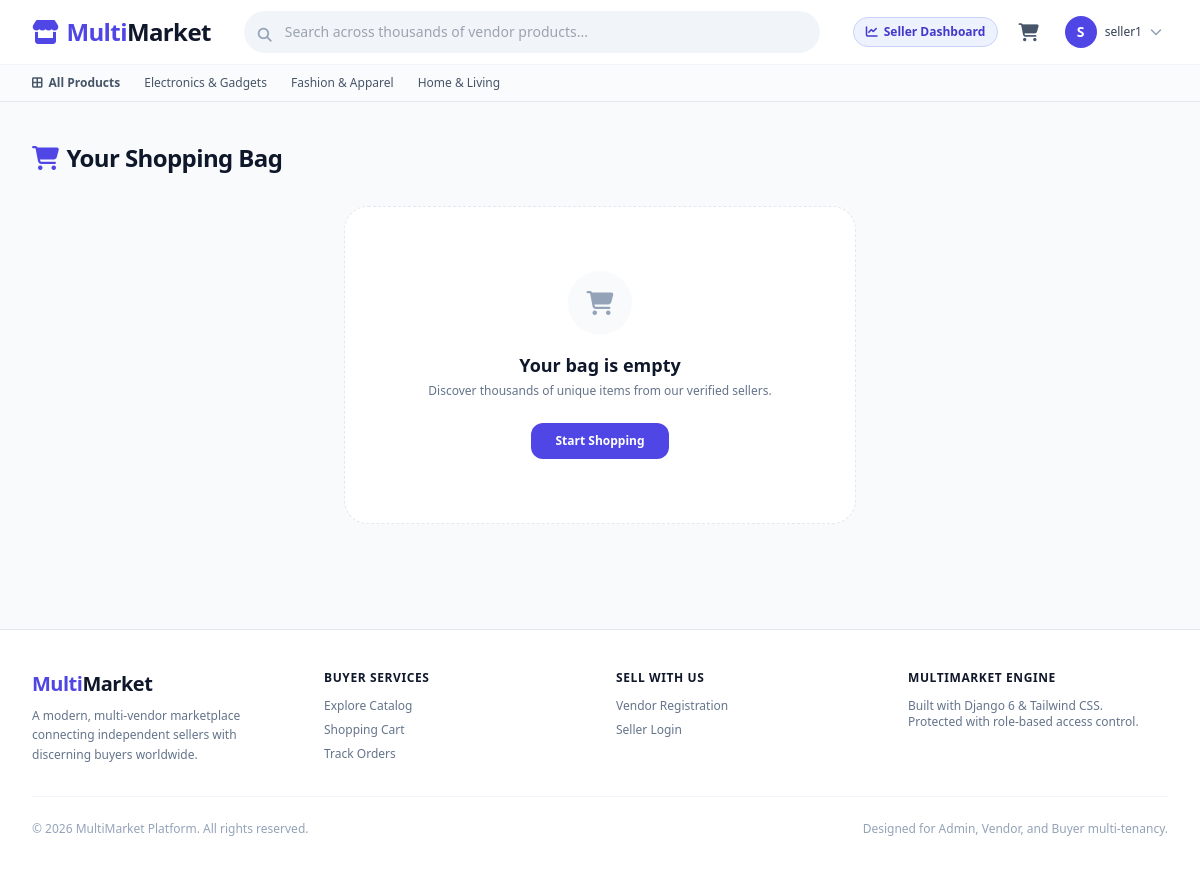
The page /orders/cart/ (signed in) on the database its author committed.
### accounts/models.py (models this page shows, shortened)
class User(AbstractUser):
    is_buyer = models.BooleanField(default=True)
    is_vendor = models.BooleanField(default=False)
    phone_number = models.CharField(max_length=20, blank=True, null=True)
    avatar = models.ImageField(upload_to='avatars/', blank=True, null=True)

### products/models.py (models this page shows, shortened)
class Category(models.Model):
  name = models.CharField(max_length=100)
  slug = models.SlugField(max_length=120, unique=True, blank=True)
  icon = models.CharField(
      max_length=50, blank=True, help_text='Icon name or CSS class'
  )
  parent = models.ForeignKey(
      'self',
      null=True,
      blank=True,
      on_delete=models.CASCADE,
      related_name='subcategories',
  )
  class Meta:
    verbose_name_plural = 'Categories'
    ordering = ['name']

### orders/views.py (the view)
# urls.py: path('cart/', views.cart_view, name='cart_view'),
def cart_view(request):
  cart = get_or_create_cart(request)
  items = cart.items.select_related('product__vendor').all()
  vendor_groups = {}
  for item in items:
    vendor = item.product.vendor
    if vendor not in vendor_groups:
      vendor_groups[vendor] = []
    vendor_groups[vendor].append(item)
  return render(
      request,
      'orders/cart.html',
      {
          'cart': cart,
          'items': items,
          'vendor_groups': vendor_groups,
      },
  )

### templates/orders/cart.html (shortened to what this page needs)
{% extends 'base.html' %}
{% block content %}
<div class="max-w-7xl mx-auto px-4 sm:px-6 lg:px-8 py-10">
    <h1 class="text-2xl font-bold tracking-tight text-slate-900 mb-8 flex items-center gap-2">
        <i class="fa-solid fa-cart-shopping text-brand-600"></i> Your Shopping Bag
    </h1>
    {% if items %}
    <div class="grid grid-cols-1 lg:grid-cols-3 gap-10">
        <div class="lg:col-span-2 space-y-6">
            {% for vendor, vendor_items in vendor_groups.items %}
            <div class="bg-white rounded-2xl border border-slate-200 shadow-xs overflow-hidden">
                <div class="bg-slate-50 px-5 py-3 border-b border-slate-200 flex items-center justify-between text-xs">
                    <div class="flex items-center gap-2 font-bold text-slate-800">
                        <i class="fa-solid fa-shop text-brand-600"></i>
                        <span>Package from {{ vendor.store_name }}</span>
                    </div>
                    <span class="text-slate-400">{{ vendor_items|length }} item{{ vendor_items|length|pluralize }}</span>
                </div>
                <div class="divide-y divide-slate-100 p-5 space-y-4">
                    {% for item in vendor_items %}
                    <div class="flex flex-col sm:flex-row sm:items-center justify-between gap-4 pt-3 first:pt-0">
                        <div class="flex items-center gap-4">
                            <div class="w-16 h-16 rounded-xl bg-slate-100 overflow-hidden shrink-0 border border-slate-100">
                                {% if item.product.primary_image %}
                                <img src="{{ item.product.primary_image.url }}" alt="{{ item.product.title }}" class="w-full h-full object-cover">
                                {% else %}
                                <div class="w-full h-full flex items-center justify-center text-slate-300">
                                    <i class="fa-regular fa-image"></i>
                                </div>
                                {% endif %}
                            </div>
                            <div>
                                <a href="{% url 'products:detail' item.product.slug %}" class="text-sm font-semibold text-slate-900 hover:text-brand-600 line-clamp-1">
                                    {{ item.product.title }}
                                </a>
                                <p class="text-xs text-slate-400 mt-0.5">${{ item.product.current_price }} each</p>
                            </div>
                        </div>
                        <div class="flex items-center justify-between sm:justify-end gap-6">
                            <form action="{% url 'orders:cart_update' item.id %}" method="POST" class="flex items-center gap-1">
                                {% csrf_token %}
                                <input type="number" name="quantity" value="{{ item.quantity }}" min="1" max="{{ item.product.stock }}"
                                       class="w-16 px-2 py-1 border border-slate-300 rounded-lg text-center text-xs font-semibold">
                                <button type="submit" class="p-1.5 text-slate-400 hover:text-brand-600 rounded-md transition" title="Update Quantity">
                                    <i class="fa-solid fa-rotate text-xs"></i>
                                </button>
                            </form>
                            <span class="text-sm font-bold text-slate-900 min-w-[70px] text-right">${{ item.line_total }}</span>
                            <form action="{% url 'orders:cart_remove' item.id %}" method="POST">
                                {% csrf_token %}
                                <button type="submit" class="text-slate-300 hover:text-red-500 transition p-1">
                                    <i class="fa-solid fa-trash-can text-sm"></i>
                                </button>
                            </form>
                        </div>
                    </div>
                    {% endfor %}
                </div>
            </div>
            {% endfor %}
        </div>
        <div>
            <div class="bg-white rounded-2xl border border-slate-200 shadow-xs p-6 space-y-4 sticky top-24">
                <h2 class="text-base font-bold text-slate-900 pb-3 border-b border-slate-100">Order Summary</h2>
                <div class="space-y-2 text-xs">
                    <div class="flex justify-between text-slate-600">
                        <span>Items Subtotal ({{ cart.total_items }} items)</span>
                        <span class="font-semibold text-slate-900">${{ cart.total_price }}</span>
                    </div>
                    <div class="flex justify-between text-slate-600">
                        <span>Estimated Shipping</span>
                        <span class="text-emerald-600 font-semibold">Calculated at checkout</span>
                    </div>
                </div>
                <div class="border-t border-slate-100 pt-3 flex justify-between items-baseline">
                    <span class="text-sm font-bold text-slate-900">Total</span>
                    <span class="text-2xl font-black text-brand-600">${{ cart.total_price }}</span>
                </div>
                <div class="pt-2">
                    <a href="{% url 'orders:checkout' %}" class="w-full py-3 px-4 bg-brand-600 hover:bg-brand-700 text-white font-semibold text-sm rounded-xl transition shadow-xs flex items-center justify-center gap-2">
                        Proceed to Checkout &rarr;
                    </a>
                </div>
                <div class="text-[11px] text-slate-400 text-center flex items-center justify-center gap-2 pt-2">
                    <i class="fa-solid fa-lock text-slate-400"></i> Secure multi-vendor SSL checkout
                </div>
            </div>
        </div>
    </div>
    {% else %}
    <div class="bg-white rounded-3xl border border-dashed border-slate-200 p-16 text-center max-w-lg mx-auto">
        <div class="w-16 h-16 bg-slate-50 text-slate-400 rounded-full flex items-center justify-center mx-auto mb-4">
            <i class="fa-solid fa-cart-shopping text-2xl"></i>
        </div>
        <h2 class="text-lg font-bold text-slate-900">Your bag is empty</h2>
        <p class="text-xs text-slate-500 mt-1 mb-6">Discover thousands of unique items from our verified sellers.</p>
        <a href="{% url 'products:list' %}" class="inline-flex items-center gap-2 px-6 py-2.5 bg-brand-600 hover:bg-brand-700 text-white text-xs font-semibold rounded-xl transition shadow-xs">
            Start Shopping
        </a>
    </div>
    {% endif %}
</div>
{% endblock %}

### templates/base.html (shortened to what this page needs)
<!DOCTYPE html>
<html lang="en" class="h-full bg-slate-50">
<head>
    <script src="https://cdn.tailwindcss.com"></script>
    <link rel="stylesheet" href="https://cdnjs.cloudflare.com/ajax/libs/font-awesome/6.4.0/css/all.min.css">
</head>
<body class="flex flex-col min-h-screen text-slate-800 antialiased font-sans">
    <header class="bg-white border-b border-slate-200 sticky top-0 z-40 shadow-xs">
        <div class="max-w-7xl mx-auto px-4 sm:px-6 lg:px-8">
            <div class="flex items-center justify-between h-16 gap-4">
                <div class="flex items-center gap-3">
                    <a href="{% url 'home' %}" class="flex items-center gap-2 text-brand-600 font-bold text-2xl tracking-tight">
                        <i class="fa-solid fa-store text-brand-600"></i>
                        <span>Multi<span class="text-slate-900">Market</span></span>
                    </a>
                </div>
                <div class="flex-1 max-w-xl hidden md:block">
                    <form action="{% url 'products:list' %}" method="GET" class="relative">
                        <input type="text" name="q" value="{{ request.GET.q|default:'' }}"
                               placeholder="Search across thousands of vendor products..."
                               class="w-full bg-slate-100 border border-transparent focus:border-brand-500 focus:bg-white focus:ring-2 focus:ring-brand-200 text-sm rounded-full py-2.5 pl-10 pr-4 transition outline-none">
                        <i class="fa-solid fa-magnifying-glass absolute left-3.5 top-3.5 text-slate-400 text-sm"></i>
                    </form>
                </div>
                <div class="flex items-center gap-3">
                    {% if request.user.is_authenticated and request.user.is_vendor %}
                        {% if request.user.vendor_profile.is_approved %}
                        <a href="{% url 'vendors:dashboard' %}" class="hidden sm:inline-flex items-center gap-1.5 px-3 py-1.5 rounded-full text-xs font-semibold bg-indigo-50 text-brand-700 border border-indigo-200 hover:bg-indigo-100 transition">
                            <i class="fa-solid fa-chart-line"></i>
                            <span>Seller Dashboard</span>
                        </a>
                        {% else %}
                        <a href="{% url 'accounts:vendor_pending' %}" class="hidden sm:inline-flex items-center gap-1.5 px-3 py-1.5 rounded-full text-xs font-semibold bg-yellow-50 text-yellow-800 border border-yellow-200">
                            <i class="fa-solid fa-clock"></i>
                            <span>Approval Pending</span>
                        </a>
                        {% endif %}
                    {% elif not request.user.is_authenticated or not request.user.is_vendor %}
                    <a href="{% url 'accounts:register_vendor' %}" class="hidden lg:inline-flex items-center gap-1.5 text-xs font-semibold text-slate-600 hover:text-brand-600 transition px-2 py-1">
                        <i class="fa-solid fa-shop"></i>
                        <span>Become a Seller</span>
                    </a>
                    {% endif %}
                    <a href="{% url 'orders:cart_view' %}" class="relative inline-flex items-center p-2 text-slate-600 hover:text-brand-600 rounded-lg hover:bg-slate-100 transition">
                        <i class="fa-solid fa-cart-shopping text-lg"></i>
                    </a>
                    {% if request.user.is_authenticated %}
                    <div x-data="{ open: false }" class="relative" @click.away="open = false">
                        <button @click="open = !open" class="flex items-center gap-2 p-1.5 rounded-full text-sm hover:bg-slate-100 focus:outline-none">
                            <div class="w-8 h-8 rounded-full bg-brand-600 text-white font-semibold flex items-center justify-center shadow-xs">
                                {{ request.user.username|make_list|first|upper }}
                            </div>
                            <span class="hidden md:inline font-medium text-slate-700 text-xs">{{ request.user.username }}</span>
                            <i class="fa-solid fa-chevron-down text-slate-400 text-xs"></i>
                        </button>
                    </div>
                    {% endif %}
                </div>
            </div>
        </div>
        <nav class="border-t border-slate-100 bg-slate-50/70 hidden sm:block">
            <div class="max-w-7xl mx-auto px-4 sm:px-6 lg:px-8">
                <div class="flex items-center gap-6 py-2.5 overflow-x-auto text-xs font-medium text-slate-600 scrollbar-none">
                    <a href="{% url 'products:list' %}" class="flex items-center gap-1.5 hover:text-brand-600 font-semibold whitespace-nowrap">
                        <i class="fa-solid fa-border-all"></i> All Products
                    </a>
                    {% for cat in global_categories %}
                    <a href="{% url 'products:list' %}?category={{ cat.slug }}" class="hover:text-brand-600 whitespace-nowrap">
                        {{ cat.name }}
                    </a>
                    {% endfor %}
                </div>
            </div>
        </nav>
    </header>
    <main class="flex-1">
        {% block content %}{% endblock %}
    </main>
    <footer class="bg-white border-t border-slate-200 mt-16">
        <div class="max-w-7xl mx-auto px-4 sm:px-6 lg:px-8 py-10">
            <div class="grid grid-cols-1 md:grid-cols-4 gap-8">
                <div>
                    <span class="text-brand-600 font-bold text-xl tracking-tight">Multi<span class="text-slate-900">Market</span></span>
                    <p class="mt-2 text-xs text-slate-500 leading-relaxed">
                        A modern, multi-vendor marketplace connecting independent sellers with discerning buyers worldwide.
                    </p>
                </div>
                <div>
                    <h4 class="text-xs font-semibold text-slate-900 uppercase tracking-wider">Buyer Services</h4>
                    <ul class="mt-3 space-y-2 text-xs text-slate-500">
                        <li><a href="{% url 'products:list' %}" class="hover:text-brand-600">Explore Catalog</a></li>
                        <li><a href="{% url 'orders:cart_view' %}" class="hover:text-brand-600">Shopping Cart</a></li>
                        <li><a href="{% url 'orders:buyer_orders' %}" class="hover:text-brand-600">Track Orders</a></li>
                    </ul>
                </div>
                <div>
                    <h4 class="text-xs font-semibold text-slate-900 uppercase tracking-wider">Sell With Us</h4>
                    <ul class="mt-3 space-y-2 text-xs text-slate-500">
                        <li><a href="{% url 'accounts:register_vendor' %}" class="hover:text-brand-600">Vendor Registration</a></li>
                        <li><a href="{% url 'accounts:login' %}" class="hover:text-brand-600">Seller Login</a></li>
                    </ul>
                </div>
                <div>
                    <h4 class="text-xs font-semibold text-slate-900 uppercase tracking-wider">MultiMarket Engine</h4>
                    <p class="mt-3 text-xs text-slate-500">
                        Built with Django 6 &amp; Tailwind CSS.<br>
                        Protected with role-based access control.
                    </p>
                </div>
            </div>
            <div class="border-t border-slate-100 mt-8 pt-6 flex flex-col sm:flex-row items-center justify-between text-xs text-slate-400">
                <p>&copy; {% now "Y" %} MultiMarket Platform. All rights reserved.</p>
                <p>Designed for Admin, Vendor, and Buyer multi-tenancy.</p>
            </div>
        </div>
    </footer>
</body>
</html>

### rows shown on the page
User: user.username|make_list "S", user.username "seller1"
Category: name "Electronics & Gadgets"
Category: name "Fashion & Apparel"
Category: name "Home & Living"
